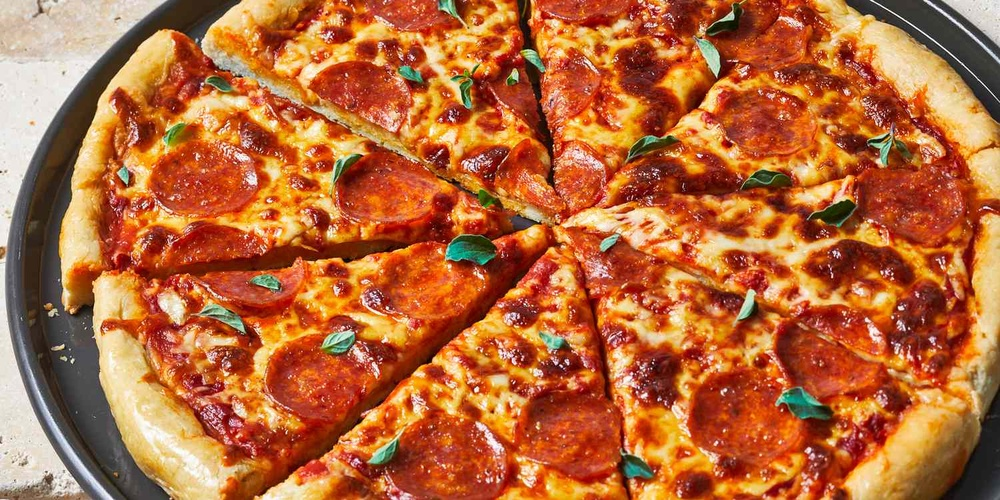
#> input picture Opencv/Sec-1_Basics_of_CV/pizza.jpg, 1000 x 500 px, shrunk from 1500 x 750 before the run
$ jupyter execute 4_Colors_Gray_RGB.ipynb
#> lines starting #> are read from the running program, lines starting #| are printed output that depends on the picture
## Let's take a closer look at color spaces

You may have remembered we talked about images being stored in RGB (Red Green Blue) color Spaces. Let's take a look at that in OpenCV.

### First thing to remember about OpenCV's RGB is that it's BGR (I know, this is annoying)

Let's look at the image shape again. The '3L'

[cell 1]
import cv2
import numpy as np
from matplotlib import pyplot as plt
image = cv2.imread('pizza.jpg')
#> image is the input picture: shape (500, 1000, 3); mean B, G, R 57.7, 104.8, 182.4
print(image.shape)
#| (500, 1000, 3)

### Let's look at the individual color levels for the first pixel (0,0)

[cell 2]
# BGR Values for the first 0,0 pixel
B, G, R = image[10, 50]
#> B = 178; G = 206; R = 230
print (B, G, R)
#| 178 206 230
print (image.shape)
#| (500, 1000, 3)

Let's see what happens when we convert it to grayscale

[cell 3]
gray_img = cv2.cvtColor(image, cv2.COLOR_BGR2GRAY)
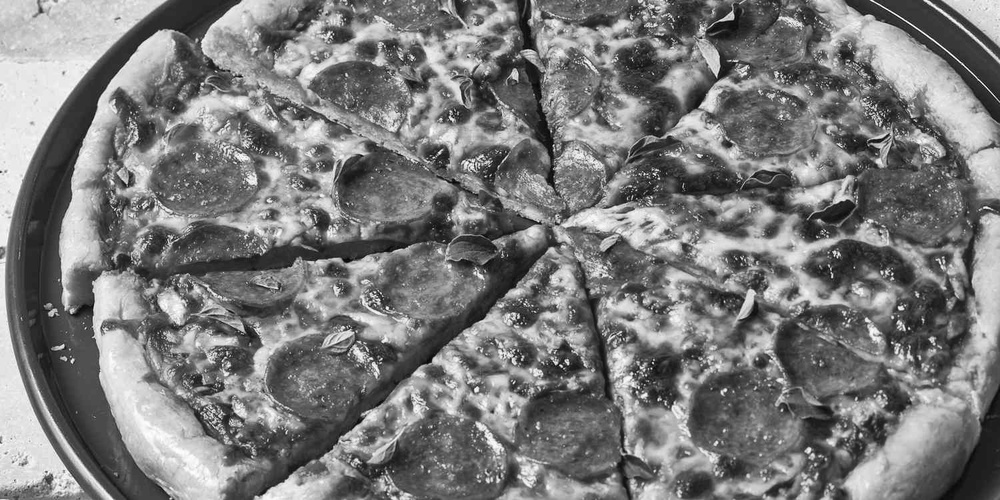
#> gray_img: shape (500, 1000); min 4, max 255, mean 122.6
print (gray_img.shape)
#| (500, 1000)
print (gray_img[10, 50])
#| 210

It's now only 2 dimensions. Each pixel coordinate has only one value (previously 3) with a range of 0 to 255

[cell 4]
gray_img[0, 0]
#> Out = 206

### Let's now explore lookng at individual channels in an RGB image

[cell 5]
# OpenCV's 'split' function splites the image into each color index
B, G, R = cv2.split(image)
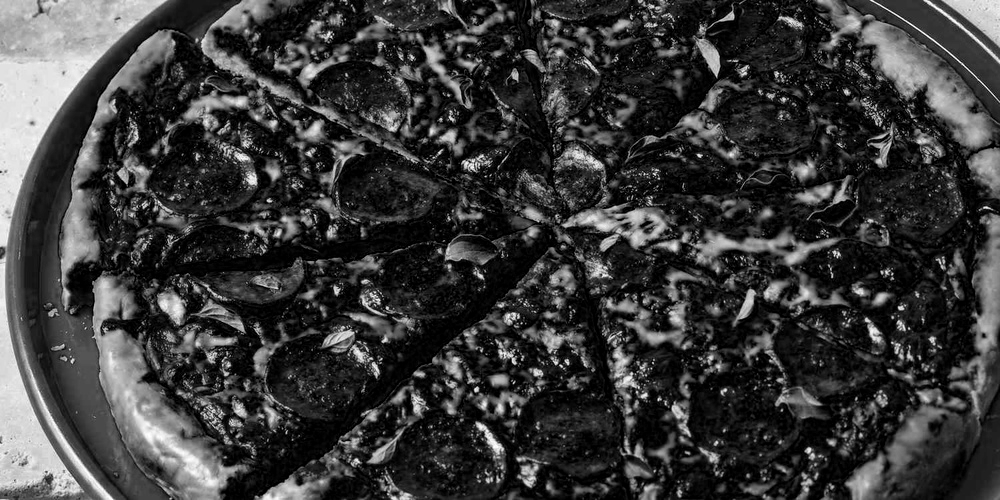
#> B: shape (500, 1000); min 0, max 255, mean 57.7
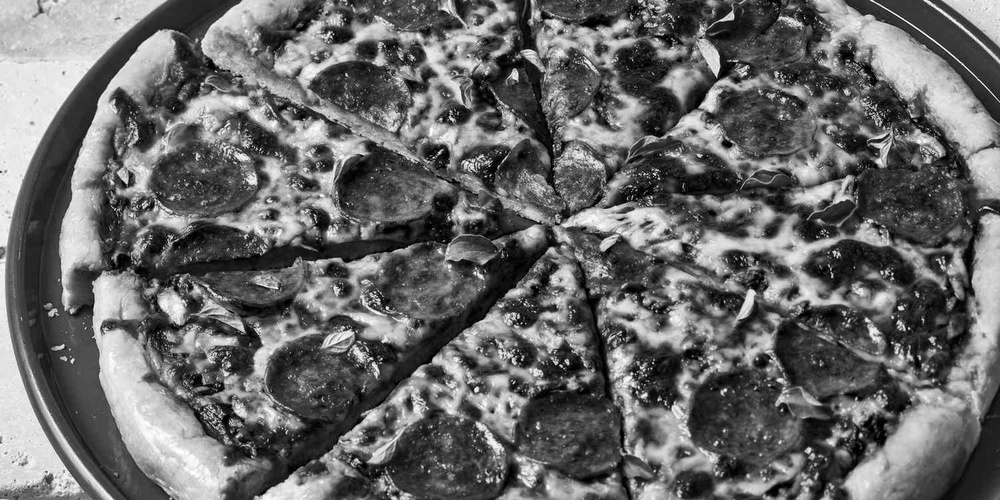
#> G: shape (500, 1000); min 0, max 255, mean 104.8
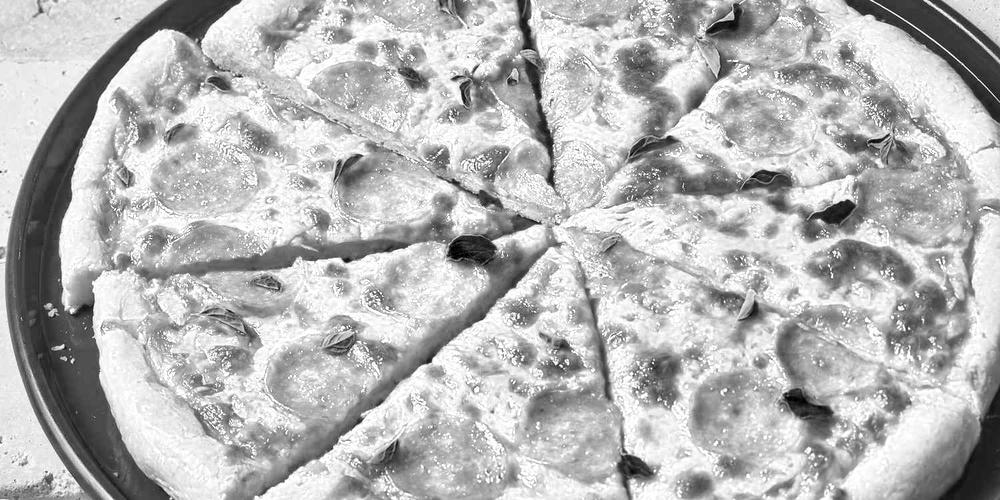
#> R: shape (500, 1000); min 0, max 255, mean 182.4

print (B.shape)
#| (500, 1000)

row, col = 1, 3
fig, axs = plt.subplots(row, col, figsize=(15, 10))
fig.tight_layout()

axs[0].imshow(cv2.cvtColor(R, cv2.COLOR_BGR2RGB))
axs[0].set_title('Red')

axs[1].imshow(cv2.cvtColor(G, cv2.COLOR_BGR2RGB))
axs[1].set_title('Green')

axs[2].imshow(cv2.cvtColor(B, cv2.COLOR_BGR2RGB))
axs[2].set_title('Blue')

plt.show()
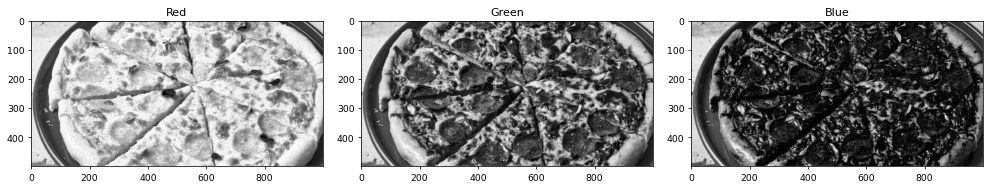
#> figure drawn by matplotlib, 3 panels

[cell 6]
row, col = 1, 2
fig, axs = plt.subplots(row, col, figsize=(15, 10))
fig.tight_layout()

merged = cv2.merge([B, G, R])
axs[0].imshow(cv2.cvtColor(merged, cv2.COLOR_BGR2RGB))
axs[0].set_title('Merged')

merged = cv2.merge([B+100, G, R])
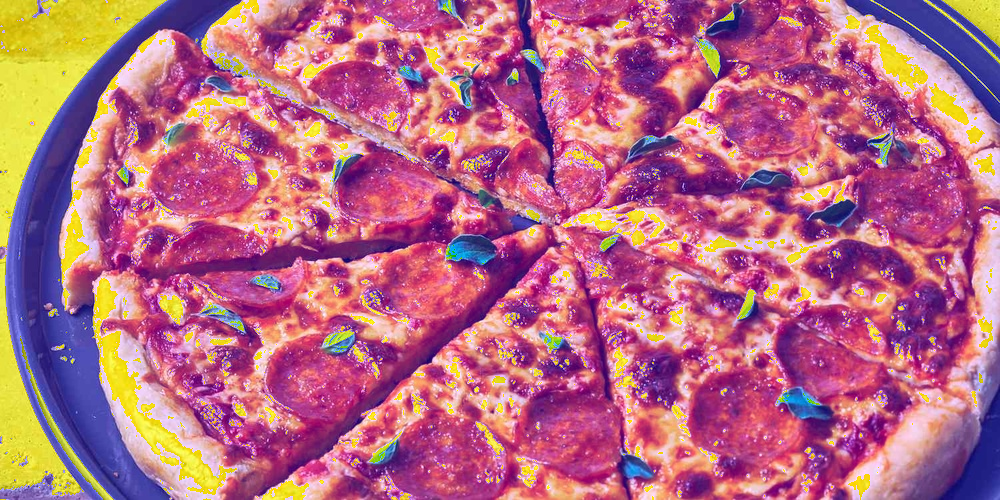
#> merged: shape (500, 1000, 3); mean B, G, R 130.8, 104.8, 182.4
axs[1].imshow(cv2.cvtColor(merged, cv2.COLOR_BGR2RGB))
axs[1].set_title('Merged with Blue Amplified')

plt.show()
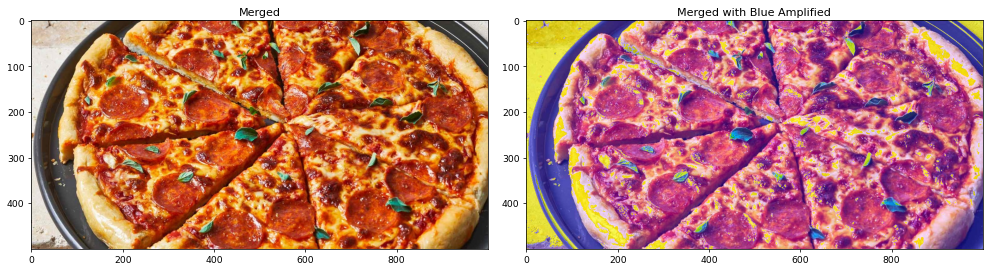
#> figure drawn by matplotlib, 2 panels

$ run again, with Opencv/Sec-1_Basics_of_CV/srk.jpg copied over Opencv/Sec-1_Basics_of_CV/pizza.jpg
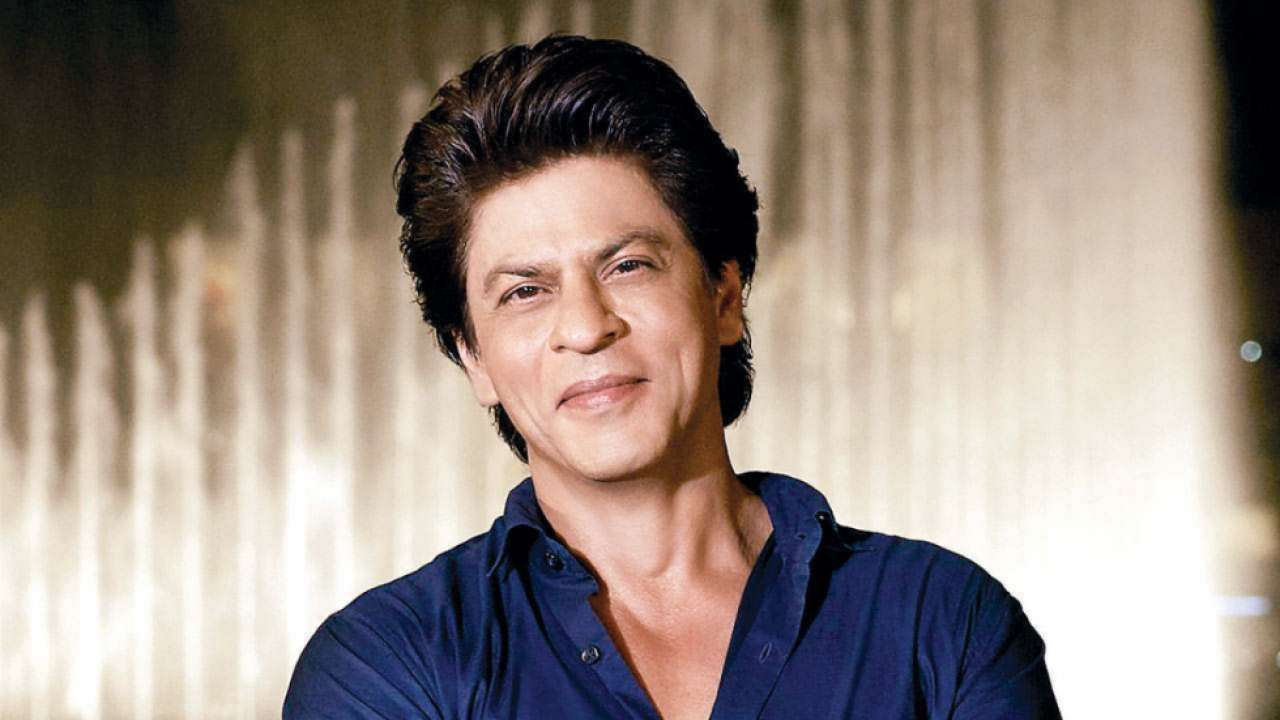
#> input picture Opencv/Sec-1_Basics_of_CV/srk.jpg, 1280 x 720 px
#> image is the input picture: shape (720, 1280, 3); mean B, G, R 128.5, 138.6, 152.7
#| (720, 1280, 3)
#> `B, G, R = image[10, 50]`: B = 17; G = 18; R = 14
#| 17 18 14
#| (720, 1280, 3)
#> `gray_img = cv2.cvtColor(image, cv2.COLOR_BGR2GRAY)`:
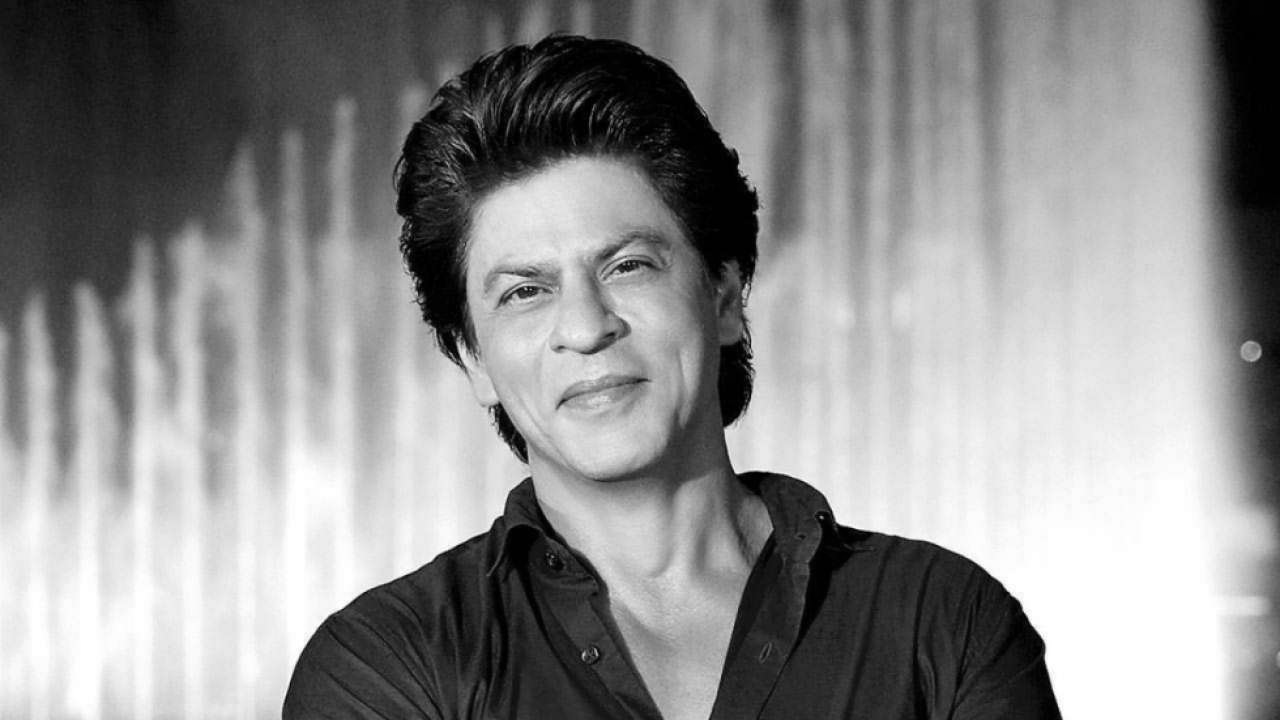
#> gray_img: shape (720, 1280); min 0, max 255, mean 141.6
#| (720, 1280)
#| 17
#> Out = 19
#| (720, 1280)
#> `plt.show()`:
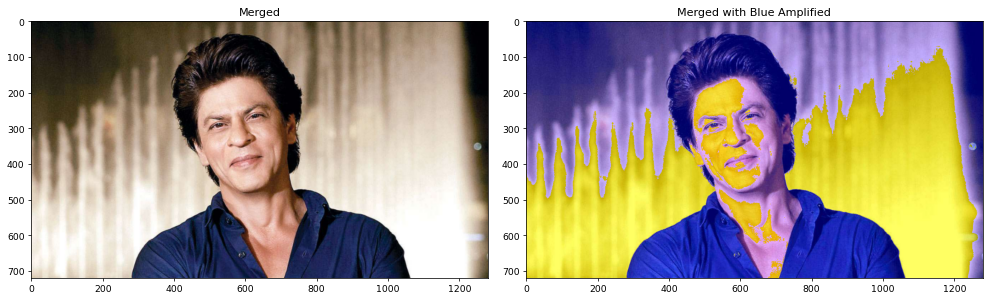
#> figure drawn by matplotlib, 2 panels
